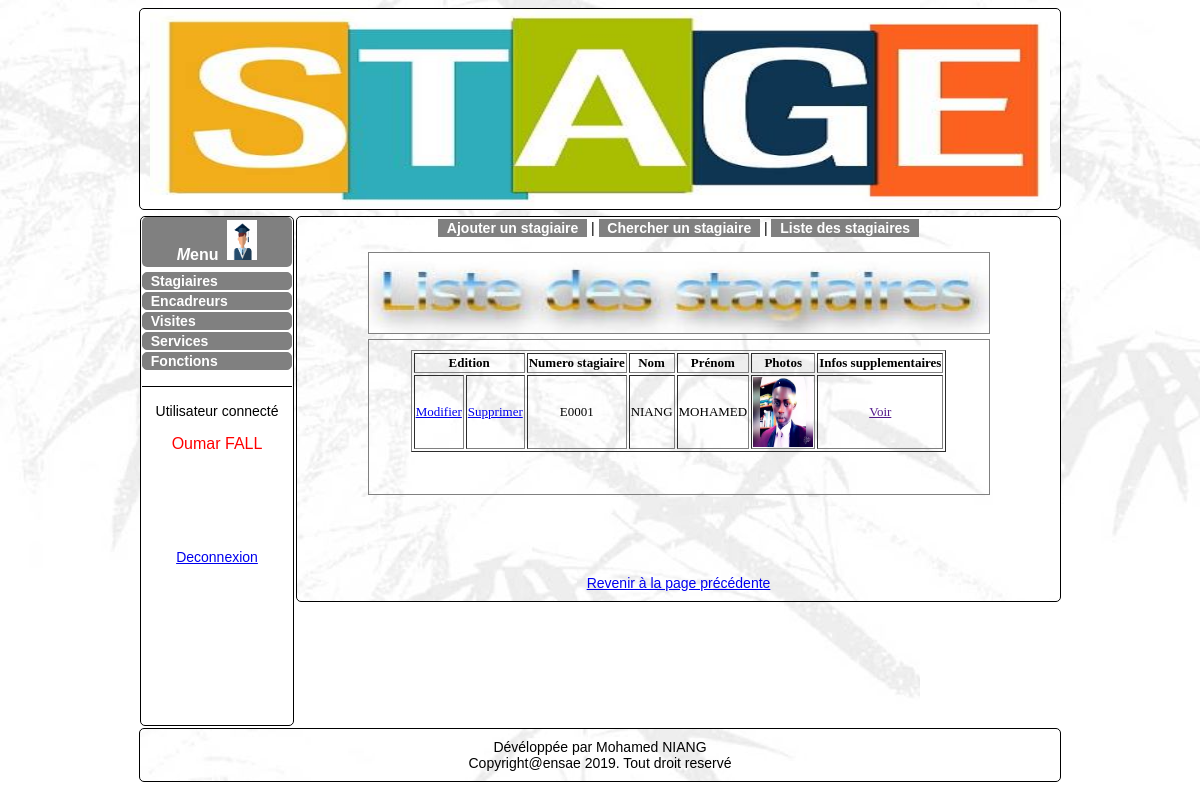
The app's page /liste_stagiaire.php (signed in) with its own data.
### tables this page shows
CREATE TABLE IF NOT EXISTS `stagiaires` (
  `numstagiaire` varchar(5) NOT NULL,
  `matricule` int(11) NOT NULL,
  `codeserv` int(11) NOT NULL,
  `nom` varchar(15) NOT NULL,
  `prenom` varchar(15) NOT NULL,
  `sexe` varchar(1) NOT NULL,
  `datenais` date NOT NULL,
  `debutstage` date NOT NULL,
  `finstage` date NOT NULL,
  `photo` varchar(50) NOT NULL DEFAULT 'defaultpict.jpg',
  PRIMARY KEY (`numstagiaire`),
  KEY `matricule` (`matricule`,`codeserv`),
  KEY `codeserv` (`codeserv`)
);

### liste_stagiaire.php (the view, shortened to what this page needs)
<?php
require 'includes/config.php';
if (isset($_SESSION['login']) || isset($_SESSION['password'])){
?>
<html>
<head>
	<link href="css/stylestage.css" rel="stylesheet" type="text/css">
</head>
<body>
<div>
	<div><img src="images/stagiaires1.jpg"  id="entete" /></div>
	<div id="milieu">
	<div class="menugauche">
		<div class="menu a" style="border-bottom-width:1px; border-bottom-style:solid;" >
		<div style="background-color:gray; color:white; padding:3px;  -moz-border-radius: 5px; -webkit-border-radius: 5px; font-size:16px;"><strong><i>M</i>enu</strong>&nbsp;&nbsp;<a href="gestion.php"><img height="40" width="30" src="images/stageman.jpg" alt="Accueil" /></a></div>
			<div class="lienmenu"><a href="stagiaires.php">&nbsp;&nbsp;<strong>Stagiaires</strong></a></div>
			<div class="lienmenu"><a href="encadreurs.php">&nbsp;&nbsp;<strong>Encadreurs</strong></a></div>
			<div class="lienmenu"><a href="visites.php">&nbsp;&nbsp;<strong>Visites</strong></a></div>
			<div class="lienmenu"><a href="services.php">&nbsp;&nbsp;<strong>Services</strong></a></div>
			<div class="lienmenu"><a href="fonction.php">&nbsp;&nbsp;<strong>Fonctions</strong></a></div>
		<br />
		</div><br />
		<div>
			Utilisateur connect&eacute;<br /><br />
			<span style="color:red; font-family:arial; font-size:16px;"><?php echo ucfirst($_SESSION['prenom'])."  ".ucfirst($_SESSION['nomuser']);?></span><br /><br /><br /><br /><br /><br /><br />
			<a href="logout.php">Deconnexion</a>
		</div>
		<br /><br /><br /><br /><br /><br /><br /><br /><br /><br />
	</div>
	<div id="contenu1">
		<div class="menu a">
		<span class="menutop"><a href="ajoutstagiaire.php">&nbsp;&nbsp;<strong>Ajouter un stagiaire</strong>&nbsp;&nbsp;</a></span>&nbsp;|
		<span class="menutop"><a href="chercher_stagiaire.php">&nbsp;&nbsp;<strong>Chercher un stagiaire</strong>&nbsp;&nbsp;</a></span>&nbsp;|
		<span class="menutop"><a href="liste_stagiaire.php">&nbsp;&nbsp;<strong>Liste des stagiaires</strong>&nbsp;&nbsp;</a></span>
		</div><br />
		<img src="images/liste_stagiaire.jpg" style="border:1px solid gray; height:80px; width:620px;"/>
		<div style="border:1px solid gray; width:600px; margin-left:auto; margin-right:auto; margin-top:5px; padding:10px;">
		<center><table border=1 style="font-size:13px; text-align:center; font-family:palatino Linotype; color:black;">
		<tr><th colspan="2" >Edition</th><th>Numero stagiaire</th><th>Nom</th><th>Pr&eacute;nom</th><th>Photos</th><th>Infos supplementaires</th></tr>
		<?php
		$recherche="select * from stagiaires inner join encadreurs on stagiaires.matricule=encadreurs.matricule inner join services on stagiaires.codeserv=services.codeserv order by nom";
		$resultat_recherche=mysqli_query($connexion,$recherche);
		while($data=mysqli_fetch_array($resultat_recherche)){
		echo'<tr>';
		echo'<td><a href="modifie_stagiaire.php?modifistag='.$data['numstagiaire'].'" >Modifier</a></td><td><a href="function_supprimer_stagiaire.php?suppstag='.$data['numstagiaire'].'" onclick="return(confirm(\'Etes-vous sur de vouloir supprimer ce stagiaire?\'));" >Supprimer</a></td><td>'.$data['numstagiaire'].'</td><td>'.strtoupper($data['nom']).'</td><td>'.strtoupper($data['prenom']).'</td><td><img width="60" height="70" src="photos/'.$data['photo'].' "></td><td><a href="" >Voir</a></td>';
		echo'</tr>';
		}
		?>
		</table></center>
		<br /><br />
		</div>
		<br /><br /><br /><br /><br />
		<a href="stagiaires.php">Revenir &agrave; la page pr&eacute;c&eacute;dente</a>
	</div>
	</div>
	<div id="pied" >
		D&eacute;v&eacute;lopp&eacute;e par Mohamed NIANG<br />Copyright@ensae 2019. Tout droit reserv&eacute;
	</div>
</div>
</body>
</html>
<?php
}
else{
	echo'<meta http-equiv="refresh" content="0; URL=echec_cnx.html">';}
?>

### css/stylestage.css (style rules this page uses)
body { width:1000px; margin-left:auto; margin-right:auto; text-align:center; background-image:url(images/background2.jpg); font-family:arial Calibri; }
#contenu1 { width:743px; text-align:center; background-color:white; font-family:arial; padding-left:10px; padding-right:10px; padding-bottom:10px; padding-top:3px; background-image:url(images/background2.jpg); background-repeat:no-repeat; font-size:14px; border:1px solid black; -moz-border-radius: 5px; -webkit-border-radius: 5px; float:left; }
#entete { width:900px; height:200px; border:1px solid black; -moz-border-radius: 5px; -webkit-border-radius: 5px; padding-left:10px; padding-right:10px; margin-bottom:3px; }
#pied { background-image:url(images/background2.jpg); background-repeat:no-repeat; font-size:14px; border:1px solid black; width:900px; margin-left:auto; margin-right:auto; text-align:center; font-family:arial; padding:10px; -moz-border-radius: 5px; -webkit-border-radius: 5px; }
.menugauche { float:left; width:150px; margin-left:40px; margin-right:2px; text-align:center; background-color:white; font-family:arial; padding-left:1px; padding-right:1px; background-repeat:no-repeat; font-size:14px; border:1px solid black; -moz-border-radius: 5px; -webkit-border-radius: 5px; }
.menu a { text-decoration:none; color:white; }
.menu a:link { text-decoration:none; color:white; }
.lienmenu { border:solid 1px gray; color:white; background-color:gray; text-align:left; -moz-border-radius: 5px; -webkit-border-radius: 5px; }
.menutop { border:solid 1px gray; color:white; background-color:gray; text-align:left; }

### records on screen
stagiaires: numstagiaire "E0001", nom "NIANG", prenom "MOHAMED", photo (picture)

### other values on screen
$_SESSION['prenom'] "Oumar"
$_SESSION['nomuser'] "FALL"
